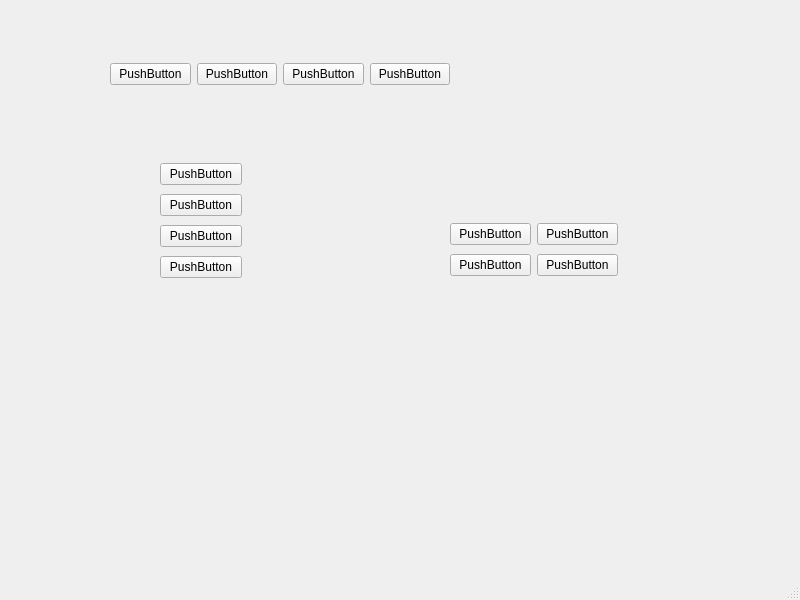
<?xml version="1.0" encoding="UTF-8"?>
<ui version="4.0">
 <class>MainWindow</class>
 <widget class="QMainWindow" name="MainWindow">
  <property name="geometry">
   <rect>
    <x>0</x>
    <y>0</y>
    <width>800</width>
    <height>600</height>
   </rect>
  </property>
  <property name="windowTitle">
   <string>MainWindow</string>
  </property>
  <widget class="QWidget" name="centralwidget">
   <widget class="QWidget" name="">
    <property name="geometry">
     <rect>
      <x>110</x>
      <y>60</y>
      <width>340</width>
      <height>28</height>
     </rect>
    </property>
    <layout class="QHBoxLayout" name="horizontalLayout">
     <item>
      <widget class="QPushButton" name="pushButton">
       <property name="text">
        <string>PushButton</string>
       </property>
      </widget>
     </item>
     <item>
      <widget class="QPushButton" name="pushButton_2">
       <property name="text">
        <string>PushButton</string>
       </property>
      </widget>
     </item>
     <item>
      <widget class="QPushButton" name="pushButton_3">
       <property name="text">
        <string>PushButton</string>
       </property>
      </widget>
     </item>
     <item>
      <widget class="QPushButton" name="pushButton_4">
       <property name="text">
        <string>PushButton</string>
       </property>
      </widget>
     </item>
    </layout>
   </widget>
   <widget class="QWidget" name="">
    <property name="geometry">
     <rect>
      <x>160</x>
      <y>160</y>
      <width>82</width>
      <height>124</height>
     </rect>
    </property>
    <layout class="QVBoxLayout" name="verticalLayout">
     <item>
      <widget class="QPushButton" name="pushButton_8">
       <property name="text">
        <string>PushButton</string>
       </property>
      </widget>
     </item>
     <item>
      <widget class="QPushButton" name="pushButton_5">
       <property name="text">
        <string>PushButton</string>
       </property>
      </widget>
     </item>
     <item>
      <widget class="QPushButton" name="pushButton_6">
       <property name="text">
        <string>PushButton</string>
       </property>
      </widget>
     </item>
     <item>
      <widget class="QPushButton" name="pushButton_7">
       <property name="text">
        <string>PushButton</string>
       </property>
      </widget>
     </item>
    </layout>
   </widget>
   <widget class="QWidget" name="">
    <property name="geometry">
     <rect>
      <x>450</x>
      <y>220</y>
      <width>168</width>
      <height>60</height>
     </rect>
    </property>
    <layout class="QGridLayout" name="gridLayout">
     <item row="0" column="0">
      <widget class="QPushButton" name="pushButton_9">
       <property name="text">
        <string>PushButton</string>
       </property>
      </widget>
     </item>
     <item row="0" column="1">
      <widget class="QPushButton" name="pushButton_11">
       <property name="text">
        <string>PushButton</string>
       </property>
      </widget>
     </item>
     <item row="1" column="0">
      <widget class="QPushButton" name="pushButton_10">
       <property name="text">
        <string>PushButton</string>
       </property>
      </widget>
     </item>
     <item row="1" column="1">
      <widget class="QPushButton" name="pushButton_12">
       <property name="text">
        <string>PushButton</string>
       </property>
      </widget>
     </item>
    </layout>
   </widget>
  </widget>
  <widget class="QMenuBar" name="menubar">
   <property name="geometry">
    <rect>
     <x>0</x>
     <y>0</y>
     <width>800</width>
     <height>23</height>
    </rect>
   </property>
  </widget>
  <widget class="QStatusBar" name="statusbar"/>
 </widget>
 <resources/>
 <connections/>
</ui>
